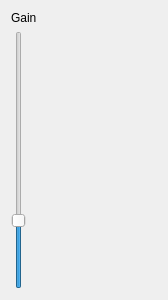
<?xml version="1.0" encoding="UTF-8"?>
<ui version="4.0">
 <class>audio_control_gui::AudioControlWidget</class>
 <widget class="QWidget" name="audio_control_gui::AudioControlWidget">
  <property name="geometry">
   <rect>
    <x>0</x>
    <y>0</y>
    <width>168</width>
    <height>300</height>
   </rect>
  </property>
  <property name="windowTitle">
   <string>AudioControlWidget</string>
  </property>
  <layout class="QVBoxLayout" name="verticalLayout">
   <item>
    <widget class="QLabel" name="label">
     <property name="text">
      <string>Gain</string>
     </property>
    </widget>
   </item>
   <item>
    <widget class="QSlider" name="gainSlider">
     <property name="maximum">
      <number>100</number>
     </property>
     <property name="value">
      <number>25</number>
     </property>
     <property name="orientation">
      <enum>Qt::Orientation::Vertical</enum>
     </property>
    </widget>
   </item>
  </layout>
 </widget>
 <resources/>
 <connections/>
</ui>
